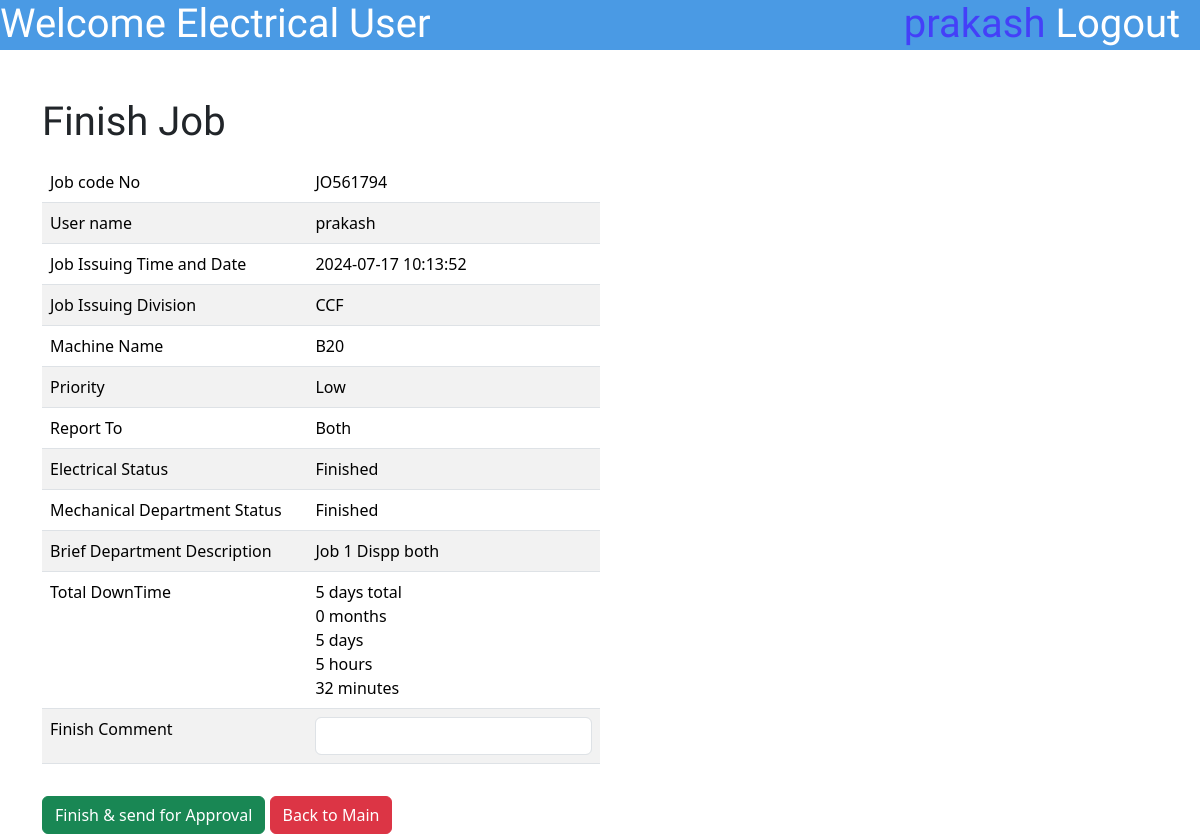
The app's page /EMUser/FinishJobEMUser.php?updateid=213 (signed in) with its own data.
### tables this page shows
CREATE TABLE `jobdatasheet` (
  `id` int(10) NOT NULL,
  `JobCodeNo` varchar(100) NOT NULL,
  `JobPostingDateTime` varchar(50) NOT NULL,
  `JobPostingDev` enum('ACF','CCF','DR','Flexible','Aluminium Rodmill','Ceylon Copper') NOT NULL,
  `MachineName` varchar(255) NOT NULL,
  `Priority` enum('High','Low','Critical','') NOT NULL,
  `ReportTo` enum('Electrical','Mechanical','Both','') NOT NULL,
  `BDescription` varchar(500) NOT NULL,
  `Username` varchar(50) NOT NULL,
  `JobStatusE` enum('Pending','Started','Finished','Approved','NA') NOT NULL,
  `JobStatusM` enum('Pending','Started','Finished','Approved','NA') NOT NULL,
  `Approval` enum('Pending Approval','Not Approved','Approved','') NOT NULL,
  `FinishedCommentE` varchar(255) DEFAULT NULL,
  `FinishedCommentM` varchar(500) DEFAULT NULL,
  `TransferCommentE` varchar(500) DEFAULT NULL,
  `TransferCommentM` varchar(500) DEFAULT NULL,
  `ApproveComment` varchar(1000) DEFAULT NULL,
  `DisapproveComment` varchar(1000) DEFAULT NULL,
  `DownTime` varchar(500) DEFAULT NULL,
  `TryCount` int(10) DEFAULT NULL
);

### EMUser/FinishJobEMUser.php (the view, shortened to what this page needs)
<?php
include '../connect.php';
$idu = $_GET['updateid'];
$sql = "Select * from jobdatasheet where id='$idu'";
$result = mysqli_query($con, $sql);
$row = mysqli_fetch_assoc($result);
$JobCodeNo = $row['JobCodeNo'];
$username = $_SESSION['username'];
$JobIssuingDateTime = $row['JobPostingDateTime'];
$JobIssuingDivision = $row['JobPostingDev'];
$MachineName = $row['MachineName'];
$priority = $row['Priority'];
$ReportTo = $row['ReportTo'];
$BriefDescription = $row['BDescription'];
$JobStatusM = $row['JobStatusM'];
$JobStatusE = $row['JobStatusE'];
?>
<!DOCTYPE html>
<html lang="en">
<head>
    <link href="https://cdn.jsdelivr.net/npm/bootstrap@5.3.3/dist/css/bootstrap.min.css" rel="stylesheet"
>
    <link rel="stylesheet" href="\MaintananceJobCard\styles\SubmitJobstyle.css">
</head>
<body onload="divSelect()">
    <div class="topbar">
        <h1 class="topbar-text">Welcome <?php echo $_SESSION['workplace'] ?> User</h1>
        <a href="\MaintananceJobCard\logout.php">
            <h1 class="topbar-logout">Logout &nbsp</h1>
        </a>
        <h1 class="topbar-username"><?php echo $_SESSION['username'] ?>&nbsp</h1>
    </div>
    <div class="container mt-5 ">
        <h1> Finish Job </h1>
        <div class="mt-3">
            <form method="POST">
                <table class="table table-striped w-50">
                    <tr>
                    <tr>
                        <td>
                            Job code No
                        </td>
                        <td>
                            <?php echo $JobCodeNo; ?>
                        </td>
                    </tr>
                    <tr>
                        <td>
                            User name
                        </td>
                        <td>
                            <?php echo $username; ?>
                        </td>
                    </tr>
                    <tr>
                        <td>
                            Job Issuing Time and Date
                        </td>
                        <td>
                            <?php echo $JobIssuingDateTime; ?>
                        </td>
                    </tr>
                    <tr>
                        <td>
                            Job Issuing Division
                        </td>
                        <td>
                            <?php echo $JobIssuingDivision; ?>
                        </td>
                    </tr>
                    <tr>
                        <td>
                            Machine Name
                        </td>
                        <td>
                            <?php echo $MachineName; ?>
                        </td>
                    </tr>
                    <tr>
                        <td>
                            Priority
                        </td>
                        <td>
                            <?php echo $priority; ?>
                        </td>
                    </tr>
                    <tr>
                        <td>
                            Report To
                        </td>
                        <td>
                            <?php echo $ReportTo; ?>
                        </td>
                    </tr>
                     <tr>
                        <td>
                            Electrical Status
                        </td>
                        <td>
                            <?php echo $JobStatusE; ?>
                        </td>
                    </tr>
                    <tr>
                        <td>
                            Mechanical Department Status
                        </td>
                        <td>
                            <?php echo $JobStatusM; ?>
                        </td>
                    </tr>
                    <tr>
                        <td>
                            Brief Department Description
                        </td>
                        <td>
                            <?php echo $BriefDescription; ?>
                        </td>
                    <tr>
                        <td>
                            Total DownTime
                        </td>
                        <td>
                            <?php
                            $start_date = new DateTime(date("Y-m-d H:i:s"));
                            $since_start = $start_date->diff(new DateTime($JobIssuingDateTime));
                            echo $since_start->days . ' days total<br>';
                            echo $since_start->m . ' months<br>';
                            echo $since_start->d . ' days<br>';
                            echo $since_start->h . ' hours<br>';
                            echo $since_start->i . ' minutes<br>';
                             ?>
                        </td>
                    </tr>
                    </tr>
                    <tr>
                        <td>
                            Finish Comment
                        </td>
                        <td>
                            <input type="text" class="form-control" name="finishcomment">
                        </td>
                    </tr>
                    </tr>
                </table>
                <button type="submit" class="btn btn-success mt-3" name="finish"
                    onclick="return confirm('Are you sure?')">Finish & send for Approval</button>
                <button type="back" class="btn btn-danger mt-3" name="back"><a
                        href="\MaintananceJobCard\EMUser\indexEMUser.php" style="text-decoration:none;color:white">Back
                        to Main</a></button>
            </form>
        </div>
    </div>
</body>
</body>

### styles/SubmitJobstyle.css (style rules this page uses)
div.topbar { height: 50px; width: 100%; background-color: #4A9AE4; }
h1.topbar-text { float: left; font-family: "Jockey One", sans-serif; color: white; }
h1.topbar-username { float: right; font-family: "Jockey One", sans-serif; color: #4440F8; }
h1.topbar-logout { float: right; font-family: "Jockey One", sans-serif; color: white; }

### EMUser/FinishJobEMUser.php (style rules this page uses)
h1 { font-family: "Jockey One", sans-serif; }

### records on screen
jobdatasheet: JobCodeNo "JO561794", JobPostingDateTime "2024-07-17 10:13:52", JobPostingDev "CCF", MachineName "B20", Priority "Low", ReportTo "Both", JobStatusE "Finished", JobStatusM "Finished", BDescription "Job 1 Dispp both", JobPostingDateTime "5", JobPostingDateTime "0", JobPostingDateTime "32"

### other values on screen
$_SESSION['workplace'] "Electrical"
$_SESSION['username'] "prakash"
$username "prakash"
